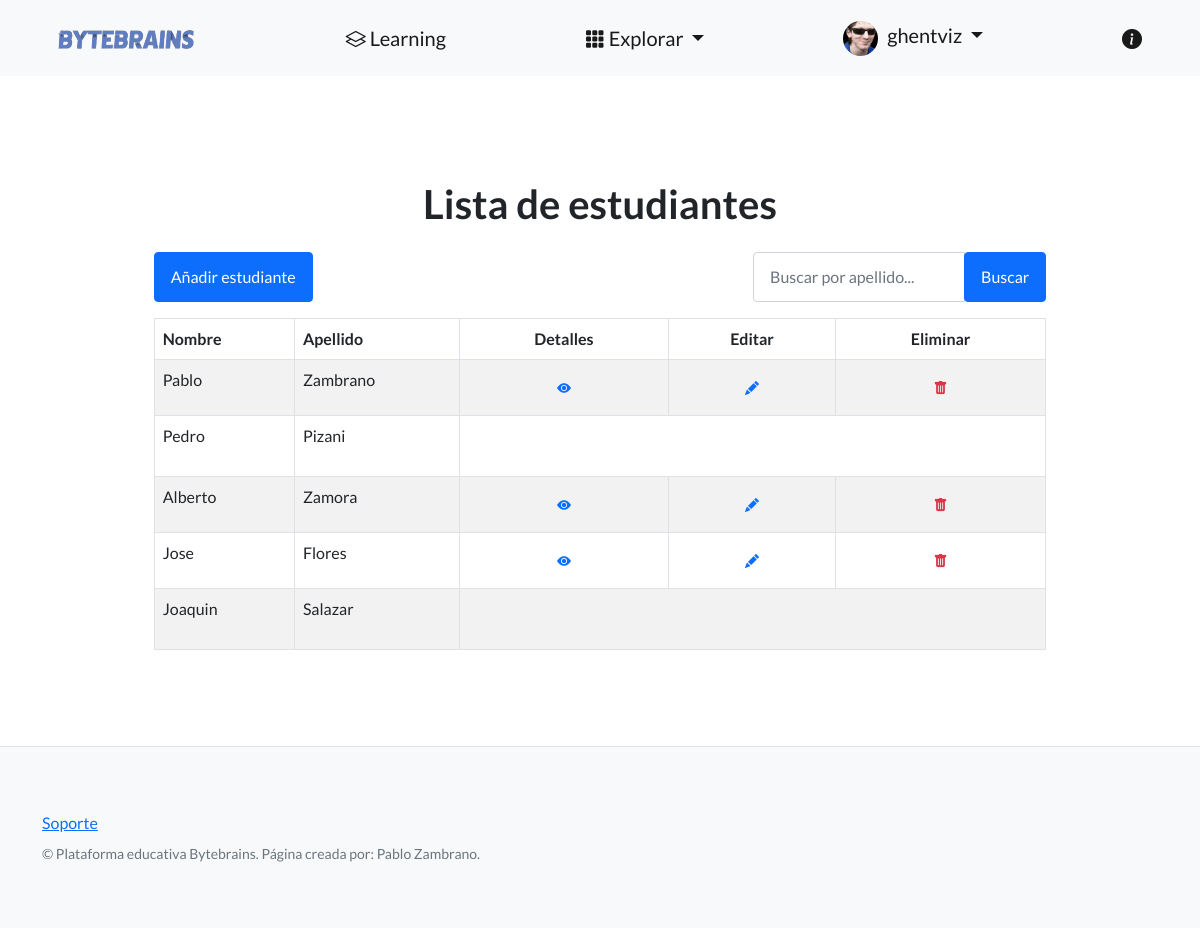
The page /plataforma/estudiantes/ (signed in) on the database its author committed.
### perfiles/models.py (models this page shows, shortened)
class Avatar(models.Model):
    user = models.OneToOneField(User, on_delete=models.CASCADE, null=True)
    imagen = models.ImageField(upload_to='avatares', null=True, blank=True)

### control_estudios/models.py (models this page shows, shortened)
class Estudiante(models.Model):
    nombre = models.CharField(max_length=256)
    apellido = models.CharField(max_length=256)
    fecha_nac = models.DateField()
    dni = models.CharField(max_length=32)
    email = models.EmailField()
    telefono = models.CharField(max_length=20)
    creador = models.ForeignKey(User, on_delete=models.SET_NULL, null=True)

### control_estudios/views.py (the view)
# urls.py: path("estudiantes/", listar_estudiantes, name="lista_estudiantes"),
@login_required
def listar_estudiantes(request):
    contexto = {
        "estudiantes": Estudiante.objects.all(),
        }
    http_response = render(
        request = request,
        template_name = 'control_estudios/lista_estudiantes.html',
        context = contexto,
    )
    return http_response

### control_estudios/templates/control_estudios/lista_estudiantes.html (shortened to what this page needs)
{% extends "control_estudios/base.html" %}
{% block contenido %}
<link rel="stylesheet" href="https://cdnjs.cloudflare.com/ajax/libs/animate.css/4.1.1/animate.min.css">
<section class="container">
  <div class="row justify-content-center">
    <div class="col-10 animate__animated animate__fadeIn">
      <h1 class="text-center my-4">Lista de estudiantes</h1>
      <div class="d-flex justify-content-between mb-3">
        <a href="http://127.0.0.1:8000/plataforma/nuevo-estudiante/" class="btn btn-primary">Añadir estudiante</a>
        <form action="{% url 'buscar_estudiante' %}" method="post" class="form-inline">
          <div class="input-group">
            <input type="text" name="busqueda" placeholder="Buscar por apellido..." class="form-control">
            <div class="input-group-append">
              <button type="submit" class="btn btn-primary">Buscar</button>
            </div>
          </div>
        </form>
      </div>
      <table class="table table-striped table-bordered animate__animated animate__fadeIn">
        <thead class="bg-cream">
          <tr>
            <th scope="col">Nombre</th>
            <th scope="col">Apellido</th>
            <th scope="col" class="text-center">Detalles</th>
            <th scope="col" class="text-center">Editar</th>
            <th scope="col" class="text-center">Eliminar</th>
          </tr>
        </thead>
        <tbody>
          {% for estudiante in estudiantes %}
          <tr>
            <td>{{ estudiante.nombre }}</td>
            <td>{{ estudiante.apellido }}</td>
            {% if user == estudiante.creador %}
            <td class="text-center">
              <a href="{% url 'ver_estudiante' estudiante.id %}" class="btn btn-sm btn-link text-primary">
                <i class="bi bi-eye-fill"></i>
              </a>
            </td>
            <td class="text-center">
              <a href="{% url 'editar_estudiante' estudiante.id %}" class="btn btn-sm btn-link text-primary">
                <i class="bi bi-pencil-fill"></i>
              </a>
            </td>
            <td class="text-center">
              <form action="{% url 'eliminar_estudiante' estudiante.id%}" method="post" class="d-inline" onsubmit="return confirm('¿Estás seguro de que deseas eliminar este estudiante?');">
                <button type="submit" class="btn btn-sm btn-link text-danger">
                  <i class="bi bi-trash-fill text-danger"></i>
                </button>
              </form>
            </td>
            {% else %}
            <td colspan="3" class="text-center empty-cell">
            {% endif %}
          </tr>
          {% empty %}
          <tr>
            <td colspan="5" class="text-center empty-cell">
              No se encontraron estudiantes.
            </td>
          </tr>
          {% endfor %}
        </tbody>
      </table>
    </div>
  </div>
</section>
{% endblock contenido %}

### control_estudios/templates/control_estudios/base.html (shortened to what this page needs)
{% load static %}
<!DOCTYPE html>
<html lang="en">
<head>
    <link href="https://cdn.jsdelivr.net/npm/bootstrap-icons@1.5.0/font/bootstrap-icons.css" rel="stylesheet"
        type="text/css" />
    <link href="{% static 'css/styles.css' %}" rel="stylesheet" />
</head>
<body>
    <nav class="navbar navbar-light bg-light static-top">
        <div class="container">
            <a class="navbar-brand logo-link" href="{% url 'inicio'%}">
                <img class="logo" src="{% static 'logo.png' %}" alt="Logo de la página" />
            </a>
            <a class="navbar-brand learning-link" href="{%url 'lista_posts'%}">
                <i class="bi bi-layers"></i>
                Learning
            </a>
            <div class="dropdown" id="plataformaDropdown">
                <a class="navbar-brand dropdown-toggle" href="#" role="button" data-bs-toggle="dropdown"
                    aria-expanded="false">
                    <i class="bi bi-grid-3x3-gap-fill"></i>
                    Explorar
                </a>
            </div>
            <div class="dropdown" onmouseenter="showDropdown()" onmouseleave="hideDropdown()">
                <a class="navbar-brand dropdown-toggle" href="#" role="button" id="usuarioDropdown" data-bs-toggle="dropdown"
                    aria-expanded="false">
                    {% if user.is_authenticated %}
                        {% if user.avatar %}
                            {% if user.avatar.imagen %}
                            <img src="{{ user.avatar.imagen.url }}" style="width: 35px; height: 35px; border-radius: 50%; margin-right: 5px;">
                            {% else %}
                                <i class="bi bi-person-fill"></i>
                            {% endif %}
                        {% else %}
                            <i class="bi bi-person-fill"></i>
                        {% endif %}
                        {{ user.username }}
                    {% else %}
                    <i class="bi bi-person-fill"></i> Gestionar usuario
                    {% endif %}
                </a>
            </div>
            <a class="navbar-brand about-link" href="{% url 'about' %}">
                <i class="bi bi-info-circle-fill"></i>
            </a>
        </div>
    </nav>
    <section style="padding: 80px 50px;">
        {% block contenido %}
        {% endblock contenido %}
    </section>
    <footer class="footer">
        <div class="container">
            <div class="row">
                <div class="col-lg-6 h-100 text-center text-lg-start my-auto">
                    <ul class="list-inline mb-2">
                        <li class="list-inline-item"><a
                                href="https://docs.google.com/forms/d/e/1FAIpQLSdrpu41T0OnxFOVRi3Zn0Obj1P5-a_17yXlUdo7N0pcVgMJ1Q/viewform?usp=sf_link">Soporte</a>
                        </li>
                    </ul>
                    <p class="text-muted small mb-4 mb-lg-0">&copy; Plataforma educativa Bytebrains. Página creada por:
                        Pablo Zambrano.</p>
                </div>
            </div>
        </div>
    </footer>
</body>
</html>

### control_estudios/templates/control_estudios/base.html (style rules this page uses)
.logo { width: 165px; height: 50px; }
.logo { transition: transform 0.2s; }
.footer { padding: 40px 0; background-color: #f8f9fa; border-top: 1px solid #dee2e6; }
.footer p { margin-bottom: 0; }
.learning-link { transition: transform 0.2s; }
.about-link { position: relative; }
.about-link::after { content: "Acerca de"; position: absolute; top: 100%; left: 50%; transform: translateX(-50%); background-color: #f8f9fa; padding: 8px 16px; border-radius: 8px; opacity: 0; visibility: hidden; transition: opacity 0.3s, visibility 0.3s; box-shadow: 0 2px 4px rgba(0, 0, 0, 0.1); font-family: 'Lato', sans-serif; font-weight: 400; font-size: 14px; color: #333; white-space: nowrap; }

### rows shown on the page
Estudiante: nombre "Pablo", apellido "Zambrano"
Estudiante: nombre "Pedro", apellido "Pizani"
Estudiante: nombre "Alberto", apellido "Zamora"
Estudiante: nombre "Jose", apellido "Flores"
Estudiante: nombre "Joaquin", apellido "Salazar"

### other values the page prints
{{ user.username }} "ghentviz"
